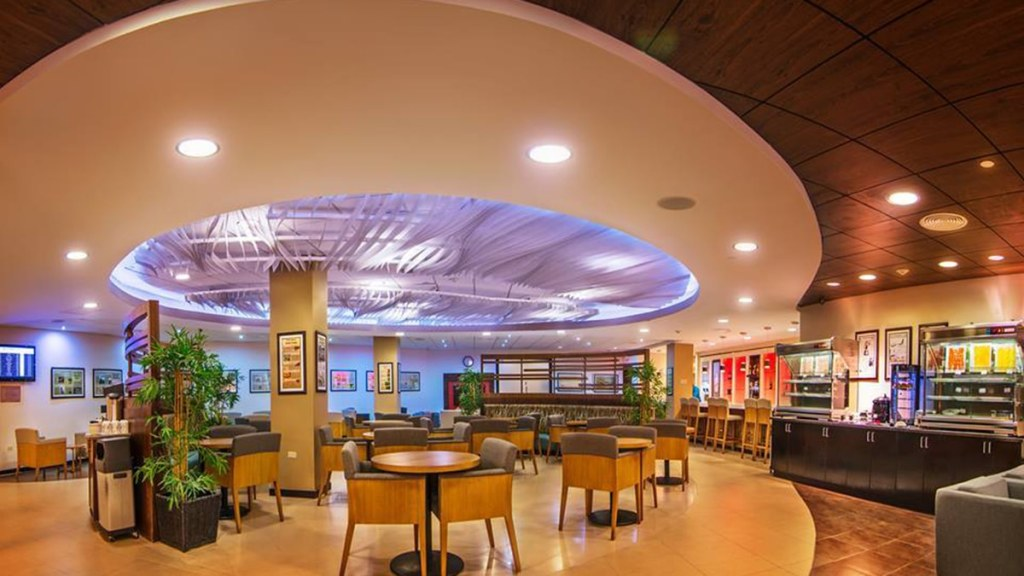
#> input picture content/lounge-dome-ceiling.jpg, 1024 x 576 px; its folder holds only this picture in this run
$ python -i photos.py   (imports and definitions only)
#> lines starting #> are read from the running program, lines starting #| are printed output that depends on the picture
"""Finds a fresh photo: Google Drive first (your own shoots), then free web photos (Pexels, Openverse CC0)."""
import os, io, re, json, random, hashlib, logging
from dataclasses import dataclass, field
from pathlib import Path
from PIL import Image, ImageOps
from . import ledger as L
from .config import ROOT, load_yaml

log = logging.getLogger("photos")
IMG_EXT = (".jpg", ".jpeg", ".png", ".webp")

from . import themes as TH

# ---- what a photo shows, so the picture can match the words ("drive" copy never gets a beach photo)
SETTING_WORDS = {
    "beach": r"beach|sand|shore|\bsea\b|ocean|\bbay\b|loungers|thatch|coast|lagoon|palm frond",
    "road": r"\broad|highway|route|\bdrive|windshield|dash",
    "mountain": r"mountain|hills|hillside|green hills|valley",
    "water": r"river|waterfall|falls|raft|pool|boat",
    "city": r"kingston|downtown|buildings|villa|carport|pavers|harbour",
    "palms": r"palm|coconut",
}

def settings_of(text):
    t = (text or "").lower()
    return {k for k, rx in SETTING_WORDS.items() if re.search(rx, t)}

# ---- geography: a post about an inland town never gets a beach/sea photo, and no photo may name a different place than the post
INLAND = re.compile(r"mandeville|christiana|cockpit|maggotty|accompong|spanish town|may pen|mavis bank|newcastle|holywell|blue mountain|bog walk|flat bridge|"
                    r"bamboo avenue|moneague|linstead|williamsfield|porus|balaclava|santa cruz(?! beach)|junction|manchester|clarendon|st\.? catherine|st\.? thomas", re.I)
COASTAL_PHOTO = re.compile(r"beach|sand\b|shore|\bsea\b|ocean|\bbay\b|coast|lagoon|lime cay|cay\b|snorkel|cruise|pier|harbou?r|boat|sailing|resort|loungers|palm fringed|seven mile|treasure beach", re.I)
KNOWN_PLACES = ["negril", "montego bay", "ocho rios", "port antonio", "portland", "treasure beach", "kingston", "mandeville", "blue mountain", "dunn", "blue hole",
                "falmouth", "black river", "runaway bay", "boston bay", "frenchman", "lime cay", "bob marley", "nine mile", "rio grande", "reach falls", "cockpit", "devon house",
                "milk river", "bluefields", "whitehouse", "rose hall", "st. ann", "st ann", "hellshire", "port royal", "holywell", "mystic mountain", "appleton", "y.s."]
OLD_PHOTO = re.compile(r"histor|vintage|archiv|antique|sepia|black and white|black & white|monochrome|b&w|\bretro\b|\bold\b|1[6-9]\d\d|colonial|engraving|postcard|circa|\bca\.|"
                       r"museum collection|library of congress|nypl|wikimedia commons archive|film grain|scan(ned)?\b", re.I)

def too_old_looking(path):
    """Black-and-white, sepia or faded scans are rejected by the picture itself, whatever the description says."""
#> called with path = 'content/lounge-dome-ceiling.jpg'
    try:
        im = Image.open(path).convert("RGB"); im.thumbnail((200, 200))
#> in too_old_looking, im is the input picture: PIL image 1024x576 RGB; mean R, G, B 149.1, 107.5, 84.2
#> after `im.thumbnail((200, 200))`:
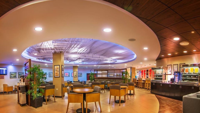
#> im: PIL image 200x113 RGB; mean R, G, B 149.3, 107.6, 84.3
        hsv = im.convert("HSV"); S = hsv.getchannel("S"); H = hsv.getchannel("H")
#> after `hsv = im.convert('HSV')`: hsv: PIL image 200x113 HSV; mean H, S, V 49.1, 133.8, 153.3
#> after `S = hsv.getchannel('S')`:
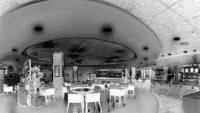
#> S: PIL image 200x113 L; min 0, max 255, mean 133.8
#> after `H = hsv.getchannel('H')`:
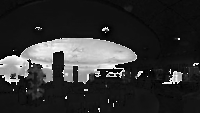
#> H: PIL image 200x113 L; min 0, max 254, mean 49.1
        n = S.size[0] * S.size[1]; hist = S.histogram()
#> after `n = S.size[0] * S.size[1]`: n = 22600
#> after `hist = S.histogram()`: hist = 256 values, max 321 at index 135, min 0 at index 254, mean 88.28
        mean_s = sum(i * c for i, c in enumerate(hist)) / n / 255
#> mean_s = 0.525
        if mean_s < 0.13:                     # (almost) no colour: black and white
            return True
        hh = H.histogram(); top = max(hh[i] for i in range(256)) / n
#> after `hh = H.histogram()`: hh = 256 values, max 2826 at index 16, min 0 at index 76, mean 88.28
#> after `top = max((hh[i] for i in range(256))) / n`: top = 0.125
        return mean_s < 0.28 and top > 0.55  # one brownish tone over the whole picture: sepia
    except Exception:
        return False

import unicodedata as _ud
# [4 lines left out: function _norm, not called in this run]

_GENERIC = {"falls", "fall", "river", "beach", "bay", "cove", "great", "house", "park", "estate", "national", "rafting", "museum", "market", "the", "of",
            "and", "cafe", "bar", "hill", "gardens", "garden", "caves", "cave", "lagoon", "jamaica", "fort", "town", "lighthouse", "beaches", "castle"}
_COMMON = {"blue", "long", "black", "green", "port", "little", "white", "seven", "middle", "new", "old", "red", "hope", "good", "lime", "bath", "holland", "royal",
           "mile", "hole", "pen", "san", "james", "james", "faiths", "doctors", "lovers"}

# [14 lines left out: function place_match, not called in this run]

DRAWN = re.compile(r"illustrat|drawing|drawn|painting|painted|vector|cartoon|sketch|clip ?art|\brender|3d model|poster|\blogo\b|\bicon\b|\bmap of|\bmap\b|locator|engraving|lithograph|\bflag\b|diagram|coat of arms", re.I)
REALLY_OLD = re.compile(r"sepia|black and white|black & white|monochrome|\bb&w\b|vintage|archiv|engraving|postcard|lithograph|\b1[5-9]\d\d\b|daguerreotype|glass plate|stereograph", re.I)

def text_ok(text, month):
    """True when a photo's own words (name, description, tags) are fine to use now: nothing historical, no drawings, no event from another time of year."""
    return not TH.JUNK.search(text or "") and not TH.out_of_season(text, month)

def is_inland(*texts):
    return bool(INLAND.search(" ".join(t for t in texts if t)))

# [23 lines left out: functions names_other_place, rule_for, not called in this run]

NEVER_USE = re.compile(r"tennis|jamaica[ _-]?cup|pickleball|racket|racquet", re.I)      # never used again, from any source (owner's rule)

@dataclass
class Photo:
    id: str                 # e.g. drive:<fileId>, local:<stem>, pexels:123
    name: str               # file stem (also stored in the ledger)
    source: str             # drive | local | pexels | openverse
    path: str               # local file, already downsized
    kind: str = "car"       # car | scenery
    credit: str = ""
    text: str = ""          # title/alt text from the source (used to confirm the place)
    flags: list = field(default_factory=list)
    hash: int = 0
    series: str = ""        # photos from the same shoot share a series; a series is spaced out (photos.series_days)
    w: int = 0
    h: int = 0
    setting: set = field(default_factory=set)

    @property
    def portrait(self):
        return self.h >= self.w * 1.1

    def keys(self):
        return [self.id, "name:" + self.name]

# ---------------------------------------------------------------- helpers
# [33 lines left out: functions exif_info, prep, not called in this run]

_cascade = None
# [38 lines left out: functions has_face, http_json, http_file, not called in this run]

# ---------------------------------------------------------------- sources
class LocalSource:
    """A folder of photos (optional extra pool; the tests use it as a stand-in for Drive)."""
    name = "local"
    def __init__(self, cfg):
        c = cfg["sources"]["local"]
        d = Path(c["dir"]); self.dir = d if d.is_absolute() else ROOT / d
    # [4 lines left out: function list, not called in this run]
    def fetch(self, item, dest):
        return prep(item["ref"], dest)

class DriveSource:
    """Reads every image under the Drive folder(s) with a service account (read-only)."""
    name = "drive"
    def __init__(self, cfg):
        self.c = cfg["sources"]["drive"]; self._svc = None; self._items = None
    # [49 lines left out: functions _service, list, fetch, not called in this run]

class PexelsSource:
    name = "pexels"
    def __init__(self, cfg):
        self.key = os.environ.get(cfg["sources"]["pexels"]["api_key_env"], "")
    # [8 lines left out: function search, not called in this run]
    def fetch(self, item, dest):
        http_file(item["url"], str(dest) + ".orig"); return _finish(dest)

class UnsplashSource:
    """Unsplash: free key (unsplash.com/developers). Licence allows commercial use; the API rules ask for a photo credit and a download ping."""
    name = "unsplash"
    JAM = ("jamaica", "kingston", "montego", "negril", "ocho rios", "port antonio", "portland", "blue mountain", "treasure beach", "dunn", "reggae", "rasta", "marley", "jerk", "ackee", "blue hole", "falls", "st. ann", "mandeville", "black river")
    def __init__(self, cfg):
        self.key = os.environ.get(cfg["sources"]["unsplash"]["api_key_env"], "")
        self.h = {"Authorization": "Client-ID " + self.key, "Accept-Version": "v1"}
    # [27 lines left out: functions search, fetch, not called in this run]

class PixabaySource:
    """Pixabay: free key (pixabay.com/api/docs). Free for commercial use, no credit needed; we still name the photographer."""
    name = "pixabay"
    def __init__(self, cfg):
        self.key = os.environ.get(cfg["sources"].get("pixabay", {}).get("api_key_env", "PIXABAY_API_KEY"), "")
    # [8 lines left out: function search, not called in this run]
    def fetch(self, item, dest):
        http_file(item["url"], str(dest) + ".orig"); return _finish(dest)

class OpenverseSource:
    """Openverse (the open-source WordPress search over ~800 million openly licensed images, including Flickr's Creative Commons photos
    of Jamaica). Search is public, so no key is needed; free keys (OPENVERSE_CLIENT_ID / OPENVERSE_CLIENT_SECRET) only raise the rate limit.
    Licences: CC BY (credited in the caption), CC0 and public domain. No NonCommercial, no NoDerivatives, no ShareAlike."""
    name = "openverse"
    UA = {"User-Agent": "ArahAutopilot/1.0 (https://arahrides.com; marketing)"}
    # [43 lines left out: functions __init__, _headers, search, not called in this run]
    def fetch(self, item, dest):
        http_file(item["url"], str(dest) + ".orig"); return _finish(dest)

class WikimediaSource:
    """Wikimedia Commons: free, no key. Public domain, CC0 and CC BY files only (CC BY needs the photographer credited, which the caption does)."""
    name = "wikimedia"
    UA = {"User-Agent": "ArahAutopilot/1.0 (https://arahrides.com; marketing bot)"}
    def __init__(self, cfg):
        pass
    # [55 lines left out: functions free, search, article_images, fetch, not called in this run]

def re_tags(t):
    return re.sub(r"<[^>]+>", " ", t)

# [6 lines left out: function _finish, not called in this run]

# ---------------------------------------------------------------- picker
class Picker:
    # [55 lines left out: functions __init__, _search, not called in this run]

    MIN_YEAR = 2014

    # [86 lines left out: functions _web_ok, _meta, _series, _load, not called in this run]

    INTERIOR = re.compile(r"interior|console|dashboard|dash\b|steering|seats?\b|cabin|boot|trunk|cargo|screen|gear|odometer|rear view|back seat", re.I)

    # [66 lines left out: functions _own, _settings, not called in this run]

    def car(self, tag=None, ok=None):
        return self._own("car", tag, ok)

    BAD_WEB = re.compile(r"illustrat|drawing|drawn|painting|painted|vector|cartoon|sketch|clip ?art|render|3d|poster|logo|icon|graphic|"
                         r"spider|insect|bug|beetle|butterfl|snake|lizard|frog|animal|dog|cat\b|bird|food|plate|dish|drink|cocktail|"
                         r"portrait|selfie|model|woman|man\b|girl|boy|people|person|crowd|hand|finger|macro|close[- ]?up|texture|pattern|map|text|sign", re.I)
    BAD_WEB_PEOPLE_OK = re.compile(r"illustrat|drawing|drawn|painting|painted|vector|cartoon|sketch|clip ?art|render|3d|poster|logo|icon|graphic|spider|insect|bug|beetle|butterfl|snake|lizard|frog|"
                                   r"selfie|nude|naked|bikini|topless|macro|texture|pattern|\bmap\b|\btext\b|sign\b", re.I)
    SCENIC = re.compile(r"fall|waterfall|cascade|river|beach|sea|ocean|bay|mountain|hill|cliff|cave|pool|lagoon|valley|forest|road|coast|sunset|view|landscape|palm|island|town|city|harbou?r", re.I)

    BAD_CAR = re.compile(r"vintage|classic|antique|old\b|histor|retro|illustrat|drawing|vector|cartoon|sketch|clip ?art|render|3d|toy|miniature|diecast|logo|icon|poster|"
                         r"crash|accident|wreck|damage|junk|scrap|rust|burn|flood|police|taxi|"
                         r"portrait|selfie|woman|man\b|girl|boy|people|person|crowd|driver|passenger|family|couple", re.I)

    CN_MAKES = ("gwm", "haval", "jetour", "chery", "omoda", "jaecoo", "mg", "byd", "changan", "geely", "foton", "tank", "great wall", "baic", "dongfeng", "gac", "jac")

    # [124 lines left out: functions car_stock, composite_car, theme_photo, _theme_photo, drawn, not called in this run]

    DRAWN = re.compile(r"illustrat|drawing|drawn|painting|painted|vector|cartoon|sketch|clip ?art|render|\b3d\b|poster|logo|icon|graphic|ai generated|"
                       r"generative|midjourney|nude|naked|topless|lingerie|bikini|snow|winter|skiing|christmas tree farm", re.I)

    # [174 lines left out: functions health, topic, scene, _place_web, _scene, not called in this run]

>>> result = too_old_looking('content/lounge-dome-ceiling.jpg')
#> result = False

$ run again, on content/lounge-lamps-tables.jpg
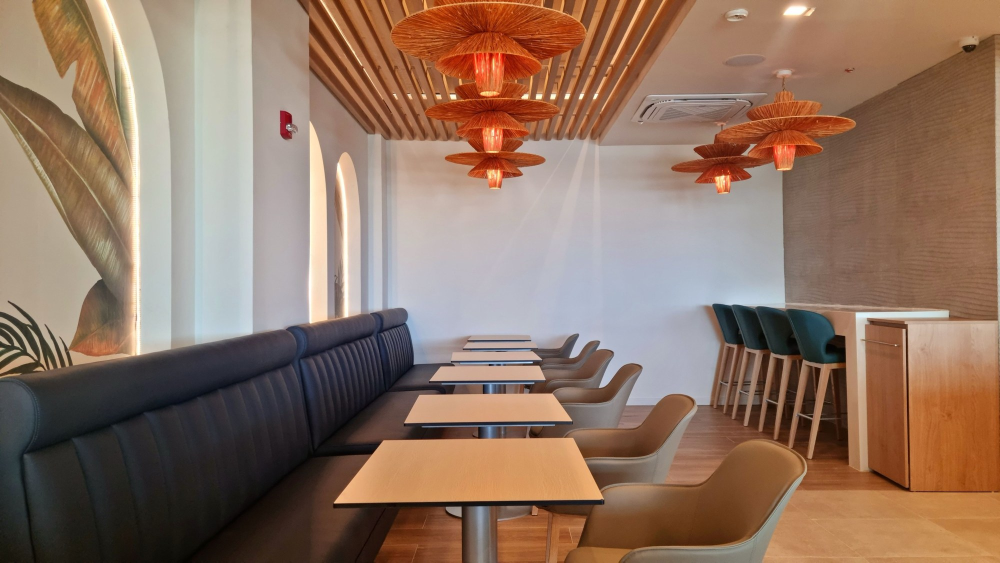
#> input picture content/lounge-lamps-tables.jpg, 2000 x 1125 px (shown at 1/2 size)
#> in too_old_looking, im is the input picture: PIL image 2000x1125 RGB; mean R, G, B 143.4, 116.1, 98.7
#> im: PIL image 200x113 RGB
#> hsv: PIL image 200x113 HSV; mean H, S, V 53.9, 89.1, 146
#> in too_old_looking, `S = hsv.getchannel('S')`:
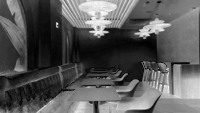
#> S: PIL image 200x113 L; min 0, max 248, mean 89.1
#> in too_old_looking, `H = hsv.getchannel('H')`:
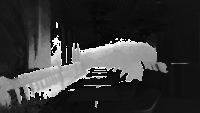
#> H: PIL image 200x113 L; min 0, max 254, mean 53.9
#> hist = 256 values, max 324 at index 11, min 0 at index 249, mean 88.28
#> mean_s = 0.349
#> hh = 256 values, max 1897 at index 17, min 0 at index 41, mean 88.28
#> top = 0.0839
#> result = False

$ run again, on content/lounge-tree-buffet.jpg
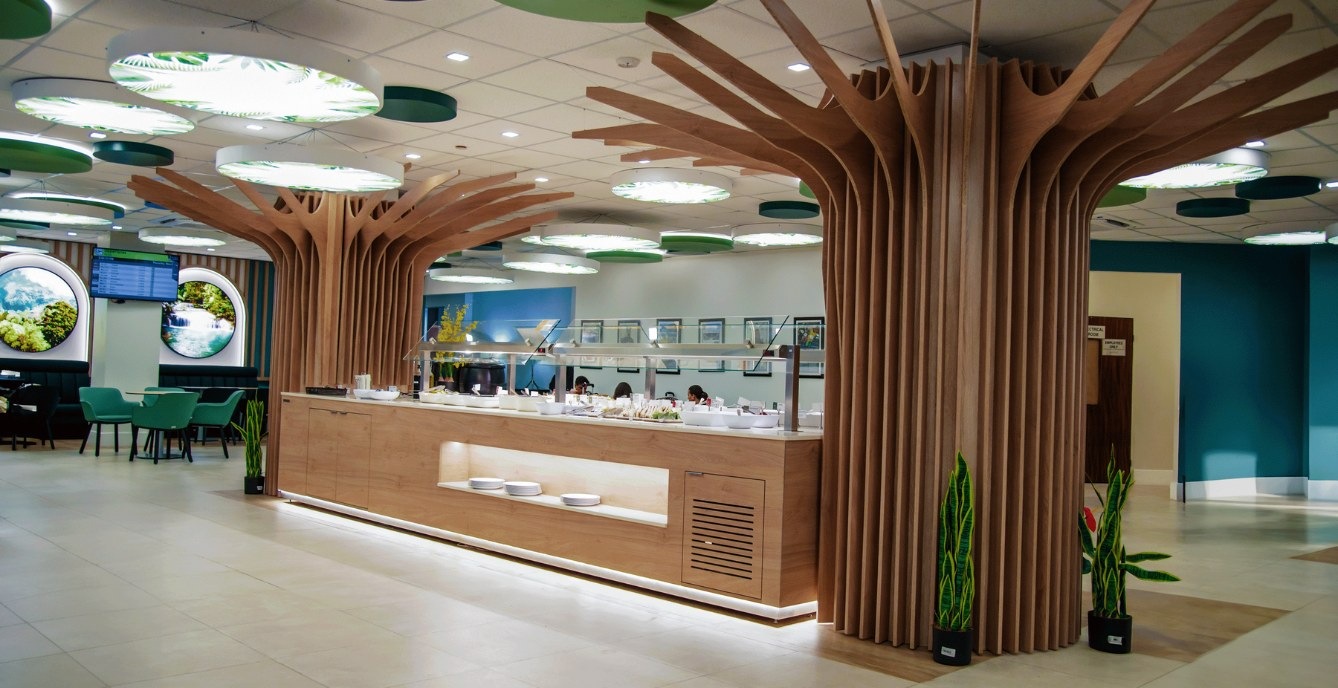
#> input picture content/lounge-tree-buffet.jpg, 1338 x 688 px
#> in too_old_looking, im is the input picture: PIL image 1338x688 RGB; mean R, G, B 123.2, 114.4, 99.6
#> im: PIL image 200x103 RGB
#> hsv: PIL image 200x103 HSV; mean H, S, V 48, 89.7, 129.6
#> in too_old_looking, `S = hsv.getchannel('S')`:
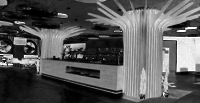
#> S: PIL image 200x103 L; min 0, max 255, mean 89.7
#> in too_old_looking, `H = hsv.getchannel('H')`:
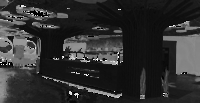
#> H: PIL image 200x103 L; min 0, max 251, mean 48
#> hist = 256 values, max 222 at index 12, min 0 at index 252, mean 80.47
#> mean_s = 0.352
#> hh = 256 values, max 1549 at index 16, min 0 at index 168, mean 80.47
#> top = 0.0752
#> result = False

$ run again, on content/lounge-wicker-seating.jpg
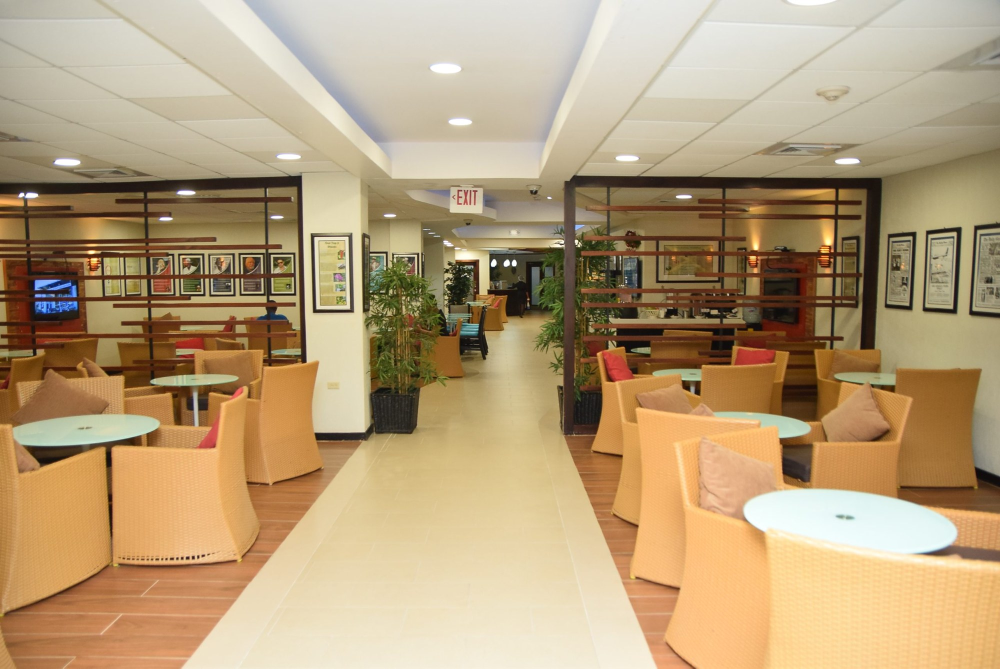
#> input picture content/lounge-wicker-seating.jpg, 2000 x 1337 px (shown at 1/2 size)
#> in too_old_looking, im is the input picture: PIL image 2000x1337 RGB; mean R, G, B 182.3, 157.7, 121.5
#> im: PIL image 200x134 RGB
#> hsv: PIL image 200x134 HSV; mean H, S, V 30, 93, 182.9
#> in too_old_looking, `S = hsv.getchannel('S')`:
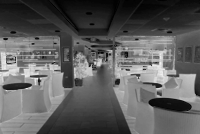
#> S: PIL image 200x134 L; min 0, max 244, mean 93
#> in too_old_looking, `H = hsv.getchannel('H')`:
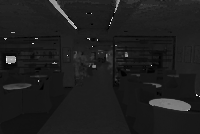
#> H: PIL image 200x134 L; min 0, max 252, mean 30
#> hist = 256 values, max 276 at index 41, min 0 at index 238, mean 104.7
#> mean_s = 0.365
#> hh = 256 values, max 2843 at index 29, min 0 at index 74, mean 104.7
#> top = 0.106
#> result = False
